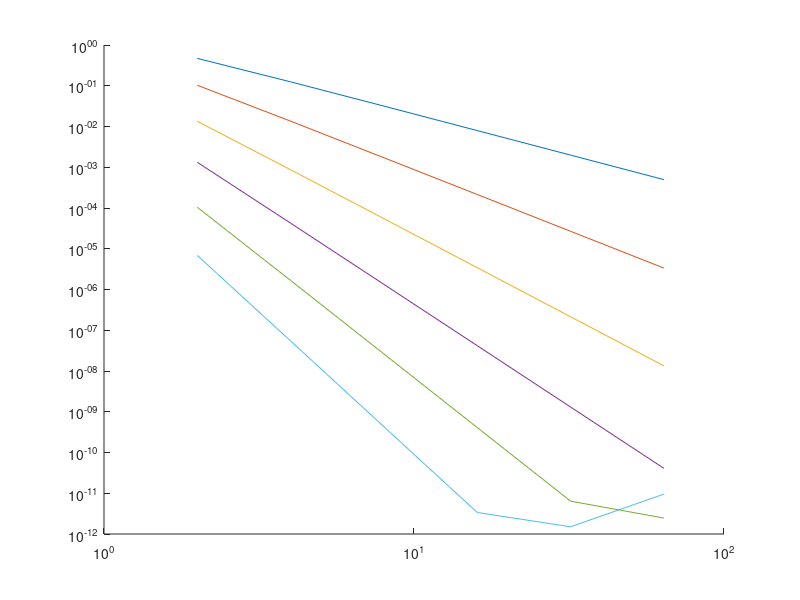

The MATLAB source for this figure:
%
% The code is an 1D implementation of the HHO method for the Laplace
% equation and illustrates the construction of the HHO operators and
% the assembly of the global problem, including static condensation.
%
% This code is in the public domain, you are free to do whatever you
% like with it. The program's only purpose is to demonstrate the HHO
% method; the authors take no responsability for any problem it could
% result from its usage.
%
% The main repository of this code is at
%
%                   https://github.com/wareHHOuse/demoHHO
%
% Please refer to the GIT log for the change history and author information.
% Have fun with HHO!
% 

function hho()
    clear;
    pd = initialize_hho();
    
    % Uncomment this to showcase the reduction operator
    %test_reduction(pd);

    % Uncomment this to showcase the reconstruction operator
    %test_reconstruction(pd);

    % Uncomment this to convergence-test the stabilization operator
    %test_stabilization(pd);

    % Uncomment this to convergence-test HHO
    test_hho(pd);
end

function pd = initialize_hho()
    pd = struct;
    pd.N = 4;       % number of elements
    pd.K = 0;       % polynomial degree
    pd.h = 1/pd.N;
    pd.tp = 16;     % plot points
end

% Problem right-hand side
function rhs = rhs_fun(x)
    rhs = sin(pi*x) * pi^2;
end

% Problem analytical solution
function sol = sol_fun(x)
    sol = sin(pi*x);
end

% Evaluate scalar monomial basis
function [phi, dphi] = basis(x, x_bar, h, max_k)
    k       = (0:max_k)';
    x_tilde = 2*(x-x_bar)/h;
    
    phi = x_tilde .^ k;
    
    dphi    = zeros(max_k+1,1);
    dphi(2:end) = (2*k(2:end)/h).*(x_tilde.^k(1:end-1));
end

% Make mass matrix for the specified element
function MM = make_mass_matrix(pd, elem, order)
    x_bar = cell_center(pd, elem);
    [qps, qws, nn] = integrate(2*order, pd.h, elem);
    MM = zeros(order+1, order+1);
    for ii = 1:nn
        [phi, ~] = basis(qps(ii), x_bar, pd.h, order);
        MM = MM + qws(ii) * (phi * phi');
    end
end

% Compute RHS term for the specified element
function rhs = make_rhs(pd, elem, order, fun)
    x_bar = cell_center(pd, elem);
    [qps, qws, nn] = integrate(2*order+1, pd.h, elem);
    rhs = zeros(order+1, 1);
    for ii = 1:nn
        [phi, ~] = basis(qps(ii), x_bar, pd.h, order);
        rhs = rhs + qws(ii) * phi * fun(qps(ii));
    end
end

% The HHO reduction operator
function I = hho_reduction(pd, elem, fun)
    x_bar = cell_center(pd, elem);
    [xl, xr] = face_centers(pd, elem);
    [qps, qws, nn] = integrate(2*pd.K, pd.h, elem);
    MM = zeros(pd.K+1, pd.K+1);
    rhs = zeros(pd.K+1, 1);
    for ii = 1:nn
        [phi, ~] = basis(qps(ii), x_bar, pd.h, pd.K);
        MM = MM + qws(ii) * (phi * phi');           % Mass matrix
        rhs = rhs + qws(ii) * phi * fun(qps(ii));   % Right-hand side
    end
    I = zeros(pd.K+3, 1);
    I(1:pd.K+1) = MM\rhs;   % Project on the cell
    I(pd.K+2) = fun(xl);    % Project on faces: in 1D we just need
    I(pd.K+3) = fun(xr);    %   to evaluate function at the faces
end

function test_reduction(pd)
    f = @(x) sin(pi*x);
    
    hold on;
    
    error = 0.0;
    for ii = 1:pd.N
        x_bar = cell_center(pd, ii);
        Iv = hho_reduction(pd, ii, f);
        
        [qps, qws, nn] = integrate(2*(pd.K+1), pd.h, ii);
        for jj = 1:nn
            [phi, ~] = basis(qps(jj), x_bar, pd.h, pd.K);
            error = error + qws(jj) * ( dot(Iv(1:end-2), phi) - f(qps(jj)) )^2;
        end
        
        tps = make_test_points(pd, ii);
        fs = arrayfun(f,tps);
        
        plot(tps, fs, 'b');
        
        pfx = zeros(pd.tp,1);
        for jj = 1:pd.tp
            [phi, ~] = basis(tps(jj), x_bar, pd.h, pd.K);
            pfx(jj) = dot(Iv(1:end-2), phi);
        end
  
        plot(tps, pfx, 'r');      
        [xl, xr] = face_centers(pd, ii);
        plot([xl, xr], [Iv(end-1),Iv(end)], '*k');
    end
    
    hold off; 

    disp( sprintf('Projection error: %g', sqrt(error)) );
end

% The HHO reconstruction operator
function [A, R] = hho_reconstruction(pd, elem)
    x_bar = cell_center(pd, elem);
    [xF1, xF2] = face_centers(pd, elem);

    stiff_mat = zeros(pd.K+2, pd.K+2);
    gr_rhs = zeros(pd.K+1, pd.K+3);
    
    [qps, qws, nn] = integrate(2*(pd.K+1), pd.h, elem);
    for ii = 1:nn
        [~, dphi] = basis(qps(ii), x_bar, pd.h, pd.K+1);
        stiff_mat = stiff_mat + qws(ii) * (dphi * dphi');
    end
    
    % Set up local Neumann problem
    gr_lhs = stiff_mat(2:end, 2:end); % Left hand side
    % Right hand side, cell part
    gr_rhs(:,1:pd.K+1) = stiff_mat(2:end,1:pd.K+1); % (grad uT, grad v)
    
    [phiF1, dphiF1] = basis(xF1, x_bar, pd.h, pd.K+1);
    [phiF2, dphiF2] = basis(xF2, x_bar, pd.h, pd.K+1);
    
    % Right hand side, face part
    gr_rhs(1:end, 1:pd.K+1) = gr_rhs(1:end, 1:pd.K+1) + ...
        dphiF1(2:end)*phiF1(1:pd.K+1)'; % (uT, n.grad v)
    
    gr_rhs(1:end, 1:pd.K+1) = gr_rhs(1:end, 1:pd.K+1) - ...
        dphiF2(2:end)*phiF2(1:pd.K+1)'; % (uT, n.grad v)
    
    gr_rhs(1:end, pd.K+2) = - dphiF1(2:end); % (uF, n.grad v)
    gr_rhs(1:end, pd.K+3) = + dphiF2(2:end); % (uF, n.grad v)
    
    R = gr_lhs\gr_rhs;   % Solve problem 
    A = gr_rhs'*R;       % Compute (grad(Ru), grad(Rv))
end


function test_reconstruction(pd)
    f = @(x) sin(pi*x);
    
    x   = [];
    fx  = [];
    rfx = [];
    
    error = 0.0;
    for ii = 1:pd.N
        x_bar = cell_center(pd, ii);
        
        Iv = hho_reduction(pd, ii, f);
        [~,oper] = hho_reconstruction(pd, ii);
        v_star = oper * Iv;
        v = [Iv(1); v_star];
        
        [qps, qws, nn] = integrate(2*(pd.K+1), pd.h, ii);
        for jj = 1:nn
            [phi, ~] = basis(qps(jj), x_bar, pd.h, pd.K+1);
            error = error + qws(jj) * ( dot(v, phi) - f(qps(jj)) )^2;
        end
        
        tps = make_test_points(pd, ii);
        for jj = 1:length(tps)
            x = [x;tps(jj)];
            fx = [fx; f(tps(jj))];
            [phi, ~] = basis(tps(jj), x_bar, pd.h, pd.K+1);
            rfx = [rfx; dot(v, phi)];
        end
    end
    plot(x, fx);
    hold on;
    plot(x, rfx);
    
    disp( sprintf('Reconstruction error: %g', sqrt(error)) );
end

function S = hho_stabilization(pd, elem, R)
    xT = cell_center(pd, elem);
    [xF1, xF2] = face_centers(pd, elem);

    mm = make_mass_matrix(pd, elem, pd.K+1);
    
    % compute the term tmp1 = uT - ??T(R(u))
    M = mm(1:pd.K+1,1:pd.K+1);
    Q = mm(1:pd.K+1,2:pd.K+2);
    tmp1 = - M\(Q*R);
    tmp1(1:pd.K+1, 1:pd.K+1) = tmp1(1:pd.K+1, 1:pd.K+1) + eye(pd.K+1);
    
    [phiF1, ~] = basis(xF1, xT, pd.h, pd.K+1);
    Mi = 1;
    Ti = phiF1(2:end)';
    Ti_hat = phiF1(1:pd.K+1)';
    tmp2 = Mi \ (Ti*R);             % tmp2 = ??F(R(u))
    tmp2(pd.K+2) = tmp2(pd.K+2)-1;  % tmp2 = uF - ??F(R(u))
    tmp3 = Mi \ (Ti_hat * tmp1);    % tmp3 = ??F(uT - ??T(R(u)))
    Si = tmp2 + tmp3;               % Si = uF - ??F(R(u)) + ??F(uT - ??T(R(u)))
    S = Si' * Mi * Si / pd.h;       % Accumulate on S
    
    [phiF2, ~] = basis(xF2, xT, pd.h, pd.K+1);
    Mi = 1;
    Ti = phiF2(2:end)';
    Ti_hat = phiF2(1:pd.K+1)';
    tmp2 = Mi \ (Ti*R);             % tmp2 = ??F(R(u))
    tmp2(pd.K+3) = tmp2(pd.K+3)-1;  % tmp2 = uF - ??F(R(u))
    tmp3 = Mi \ (Ti_hat * tmp1);    % tmp3 = ??F(uT - ??T(R(u)))
    Si = tmp2 + tmp3;               % Si = uF - ??F(R(u)) + ??F(uT - ??T(R(u)))
    S = S + Si' * Mi * Si / pd.h;   % Accumulate on S
end

function l2err = run_stabilization(pd)    
    error = 0;
    for ii = 1:pd.N
        x_bar = cell_center(pd, ii);
        [A,R] = hho_reconstruction(pd, ii);
        S = hho_stabilization(pd, ii, R);

        MM = make_mass_matrix(pd, ii, pd.K);
    
        sf = @(x) sol_fun(x);
        sf_red = hho_reduction(pd, ii, sf);

        error = error + sf_red'*S*sf_red;
    end

    l2err = sqrt(error);
end

function test_stabilization(pd)
    orders = [0,1,2,3,4];
    elems = [2,4,8,16,32];

    for K = orders
        err = [];
        for N = elems
            pd.K = K;
            pd.N = N;
            pd.h = 1/N;
            e = run_stabilization(pd);
            err = [err,e];
        end

        hold on;
        loglog(elems,err);
        drawnow;
        hold off;
        end
end


function [LC, rhsC] = static_condensation(L, rhs)
    LTT = L(1:end-2, 1:end-2);
    LTF = L(1:end-2, end-1:end);
    LFT = L(end-1:end, 1:end-2);
    LFF = L(end-1:end, end-1:end);
    LC = LFT*(LTT\LTF) - LFF;
    rhsC = LFT*(LTT\rhs);
end

function uT = static_decondensation(L, rhs, uF)
    LTT = L(1:end-2, 1:end-2);
    LTF = L(1:end-2, end-1:end);
    uT = LTT\(rhs - LTF*uF);
end

function l2err = run_hho(pd)
    
    gLHS = sparse(pd.N+1, pd.N+1); % Zero Dirichlet at both sides
    gRHS = zeros(pd.N+1, 1);

    % Assemble global system
    for ii = 1:pd.N
        x_bar = cell_center(pd, ii);
        [A,R] = hho_reconstruction(pd, ii);
        S = hho_stabilization(pd, ii, R);
        L = A + S;
        
        [qps, qws, nn] = integrate(2*(pd.K+1), pd.h, ii);
        rhs = zeros(pd.K+1,1);
        for jj = 1:nn
            [phi, ~] = basis(qps(jj), x_bar, pd.h, pd.K);
            rhs = rhs + qws(jj) * rhs_fun(qps(jj)) * phi;
        end

        [LC, rhsC] = static_condensation(L, rhs);

        for rr = 0:1
            for cc = 0:1
                gLHS(ii+rr, ii+cc) = gLHS(ii+rr, ii+cc) + LC(rr+1, cc+1);
            end
            gRHS(ii+rr) = gRHS(ii+rr) + rhsC(rr+1);
        end
    end
    
    % Remove rows/cols corresponding to initial
    % and final node (zero Dirichlet)
    gLHS(1,:) = [];
    gLHS(:,1) = [];
    gLHS(end,:) = [];
    gLHS(:,end) = [];
    gRHS = gRHS(2:end-1);

    solution = gLHS\gRHS;

    % Postprocess
    error = 0.0;
    for ii = 1:pd.N
        x_bar = cell_center(pd, ii);
        [A,R] = hho_reconstruction(pd, ii);
        S = hho_stabilization(pd, ii, R);
        L = A + S;
        
        [qps, qws, nn] = integrate(2*(pd.K+1), pd.h, ii);
        rhs = zeros(pd.K+1,1);
        for jj = 1:nn
            [phi, ~] = basis(qps(jj), x_bar, pd.h, pd.K);
            rhs = rhs + qws(jj) * rhs_fun(qps(jj)) * phi;
        end

        lsol_F = [];
        if ii == 1
            lsol_F = [0; solution(1)];
            else if ii == pd.N
                lsol_F = [solution(pd.N-1); 0];
            else
                lsol_F = [solution(ii-1); solution(ii)];
            end
        end

        lsol_T = static_decondensation(L, rhs, lsol_F);

        MM = make_mass_matrix(pd, ii, pd.K);
    
        sf = @(x) sol_fun(x);
        refrhs = make_rhs(pd, ii, pd.K, sf);
        refsol = MM \ refrhs;

        error = error + (refsol-lsol_T)' * (MM*(refsol-lsol_T));
    end
    l2err = sqrt(error);
end

function test_hho(pd)
    orders = [0,1,2,3,4,5];
    elems = [2,4,8,16,32,64];

    for K = orders
        err = [];
        for N = elems
            pd.K = K;
            pd.N = N;
            pd.h = 1/N;
            e = run_hho(pd);
            err = [err,e];
        end

        hold on;
        loglog(elems,err);
        drawnow;
        hold off;
    end
end

% Utility functions
function xT = cell_center(pd, ii)
    xT = (ii-0.5)*pd.h;
end

function [xl, xr] = face_centers(pd, ii)
    xl = (ii-1)*pd.h;
    xr = ii * pd.h;
end

function tp = make_test_points(pd, elem)
    [xl, xr] = face_centers(pd, elem);
    tp = linspace(xl, xr, pd.tp);
end

function [nodes, weights, num_nodes] = integrate(order, h, elem)
    if rem(order, 2) == 0
        order = order+1;
    end
    
    if rem(order,2) == 0
        num_nodes = floor((order+1)/2);
    else
        num_nodes = floor((order+2)/2);
    end
    num_nodes = max(num_nodes, 1);

    if num_nodes == 1
        nodes = h*(elem-0.5);
        weights = h;
        return;
    end
    M = zeros(num_nodes, num_nodes);
    for ii = 1:num_nodes-1
        v = sqrt(1/(4-1/((ii)^2)));
        M(ii+1,ii) = v;
        M(ii,ii+1) = v;
    end

    [d,v] = eig(M);
    tnodes = diag(v)';
    tweights = (d(1,:).^2);
    
    weights = tweights*h;
    all_ones = ones(size(tnodes));
    nodes = h*( (0.5*tnodes) + ((elem-0.5)*all_ones));
end

